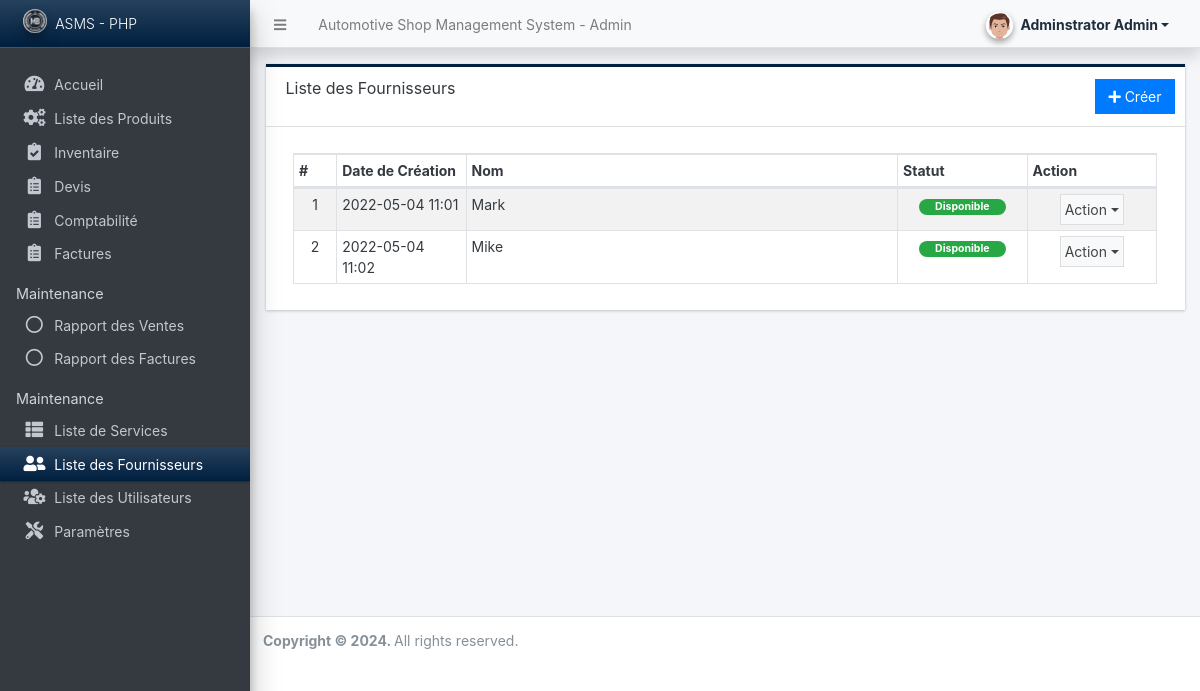
The app's page /admin/?page=mechanics (signed in), older data.
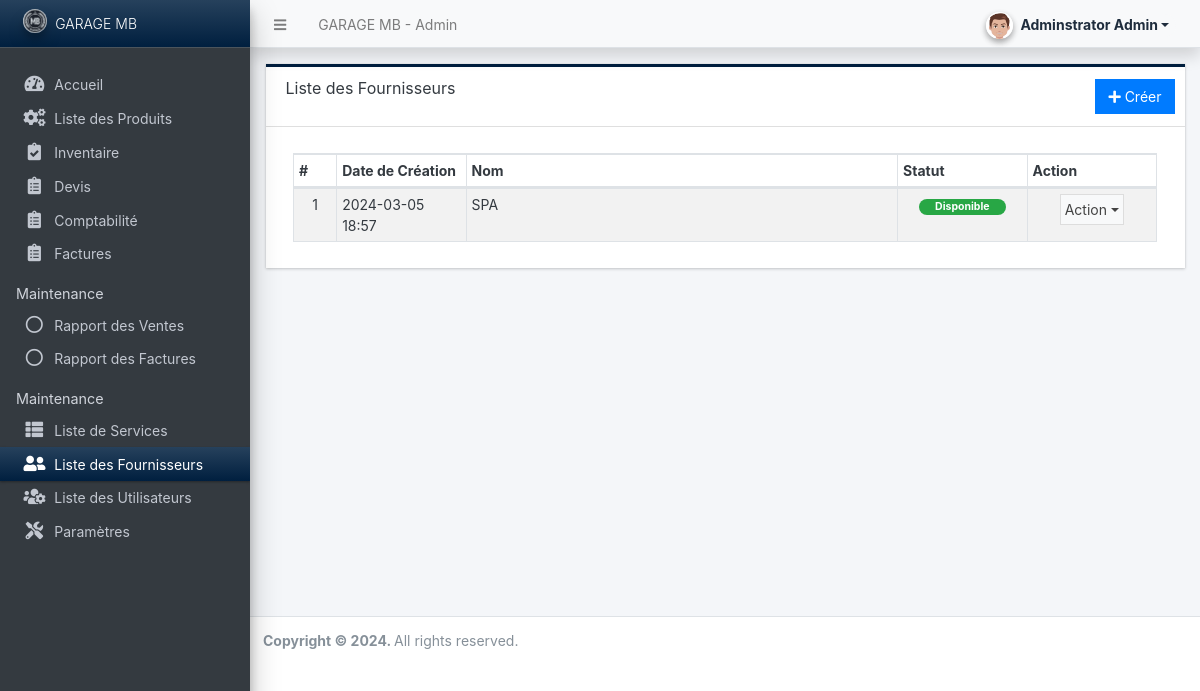
The same page, newer data.
### tables this page shows
CREATE TABLE `mechanic_list` (
  `id` int(50) NOT NULL,
  `firstname` varchar(250) NOT NULL,
  `status` tinyint(1) NOT NULL DEFAULT 1,
  `delete_flag` tinyint(1) NOT NULL DEFAULT 0,
  `date_added` datetime NOT NULL DEFAULT current_timestamp(),
  `date_updated` datetime DEFAULT current_timestamp() ON UPDATE current_timestamp()
);

### config.php (called while the page is built, shortened)
<?php
require_once('classes/DBConnection.php');
require_once('classes/SystemSettings.php');
function validate_image($file){
    global $_settings;
	if(!empty($file)){
        $ex = explode("?",$file);
        $file = $ex[0];
        $ts = isset($ex[1]) ? "?".$ex[1] : '';
		if(is_file(base_app.$file)){
			return base_url.$file.$ts;
		}else{
			return base_url.($_settings->info('logo'));
		}
	}else{
		return base_url.($_settings->info('logo'));
	}
}
function isMobileDevice(){
    $aMobileUA = array(
        '/iphone/i' => 'iPhone',
        '/ipod/i' => 'iPod',
        '/ipad/i' => 'iPad',
        '/android/i' => 'Android',
        '/blackberry/i' => 'BlackBerry',
        '/webos/i' => 'Mobile'
    );
    return false;
}
?>

### classes/DBConnection.php (called while the page is built, shortened)
<?php
class DBConnection{
    private $host = DB_SERVER;
    private $username = DB_USERNAME;
    private $password = DB_PASSWORD;
    private $database = DB_NAME;
    public $conn;
    public function __construct(){
        if (!isset($this->conn)) {
            $this->conn = new mysqli($this->host, $this->username, $this->password, $this->database);
        }
    }
}
?>

### classes/SystemSettings.php (called while the page is built, shortened)
<?php
class SystemSettings extends DBConnection{
	function info($field=''){
		if(!empty($field)){
			if(isset($_SESSION['system_info'][$field]))
				return $_SESSION['system_info'][$field];
			else
				return false;
		}else{
			return false;
		}
	}
}
$_settings = new SystemSettings();
?>

### admin/mechanics/index.php (the view, shortened to what the changed rows need)
<div class="card card-outline rounded-0 card-navy">
	<div class="card-body">
        <div class="container-fluid">
			<table class="table table-hover table-striped table-bordered" id="list">
				<colgroup>
				</colgroup>
				<thead>
					<tr>
						<th>#</th>
						<th>Date de Création</th>
						<th>Nom</th>
						<th>Statut</th>
						<th>Action</th>
					</tr>
				</thead>
				<tbody>
					<?php
					$i = 1;
						$qry = $conn->query("SELECT * from `mechanic_list`");
						while($row = $qry->fetch_assoc()):
					?>
						<tr>
							<td class="text-center"><?php echo $i++; ?></td>
							<td><?php echo date("Y-m-d H:i",strtotime($row['date_added'])) ?></td>
							<td><?php echo $row['firstname'] ?></td>
							<td class="text-center">
                                <?php if($row['status'] == 1): ?>
                                    <span class="badge badge-success px-3 rounded-pill">Disponible</span>
                                <?php else: ?>
                                    <span class="badge badge-danger px-3 rounded-pill">Indisponible</span>
                                <?php endif; ?>
                            </td>
							<td align="center">
								 <button type="button" class="btn btn-flat p-1 btn-default btn-sm dropdown-toggle dropdown-icon" data-toggle="dropdown">
				                  		Action
				                  </button>
							</td>
						</tr>
					<?php endwhile; ?>
				</tbody>
			</table>
		</div>
	</div>
</div>

### admin/inc/topBarNav.php (shortened to what the changed rows need)
<nav class="main-header navbar navbar-expand navbar-light shadow text-sm">
  <ul class="navbar-nav">
    <li class="nav-item d-none d-sm-inline-block">
      <a href="<?php echo base_url ?>" class="nav-link"><?php echo (!isMobileDevice()) ? $_settings->info('name'):$_settings->info('short_name'); ?> - Admin</a>
    </li>
  </ul>
</nav>

### admin/inc/navigation.php (shortened to what the changed rows need)
<aside class="main-sidebar sidebar-dark-primary elevation-4 sidebar-no-expand">
  <a href="<?php echo base_url ?>admin" class="brand-link bg-gradient-navy text-sm">
  <img src="<?php echo validate_image($_settings->info('logo'))?>" alt="Store Logo" class="brand-image img-circle elevation-3" style="opacity: .8;width: 1.5rem;height: 1.5rem;max-height: unset">
  <span class="brand-text font-weight-light"><?php echo $_settings->info('short_name') ?></span>
  </a>
</aside>

Row changes from the older to the newer data that the page shows:
removed mechanic_list: date_added "2022-05-04 11:01", firstname "Mark", status "Disponible"
removed mechanic_list: date_added "2022-05-04 11:02", firstname "Mike", status "Disponible"
added mechanic_list: date_added "2024-03-05 18:57", firstname "SPA", status "Disponible"
Text that changed along with them:
$_settings->info('name'): "Automotive Shop Management System" → "GARAGE MB"
$_settings->info('short_name'): "ASMS - PHP" → "GARAGE MB"
